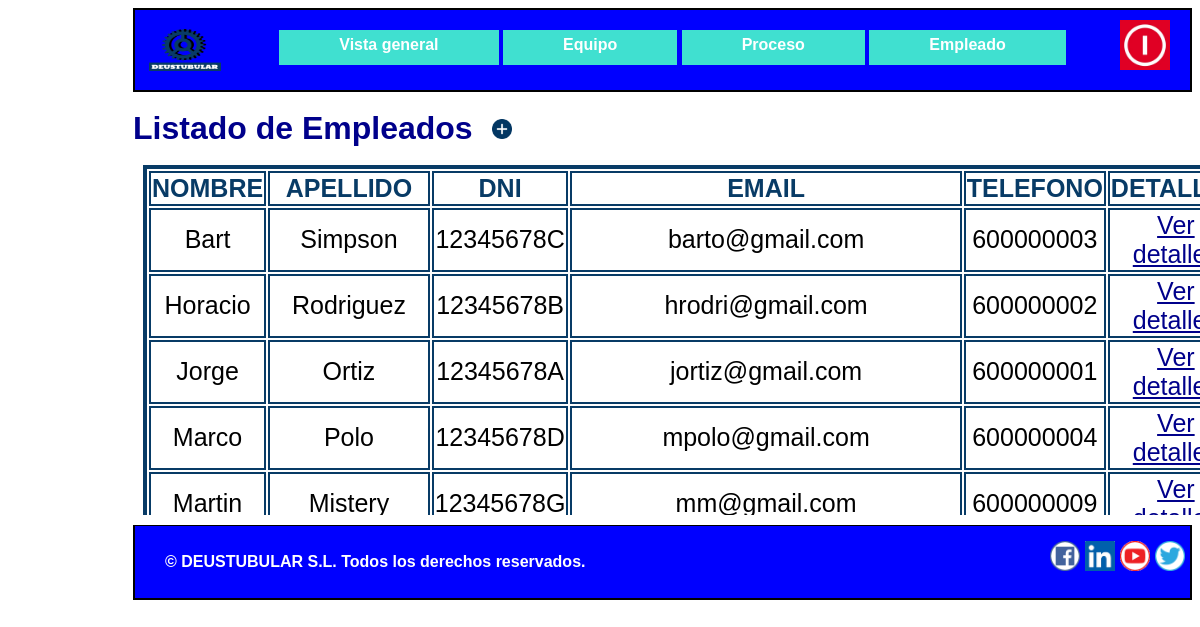
Before: /appGestion_de_la_produccion/responsable/empleado/ with the older database file.
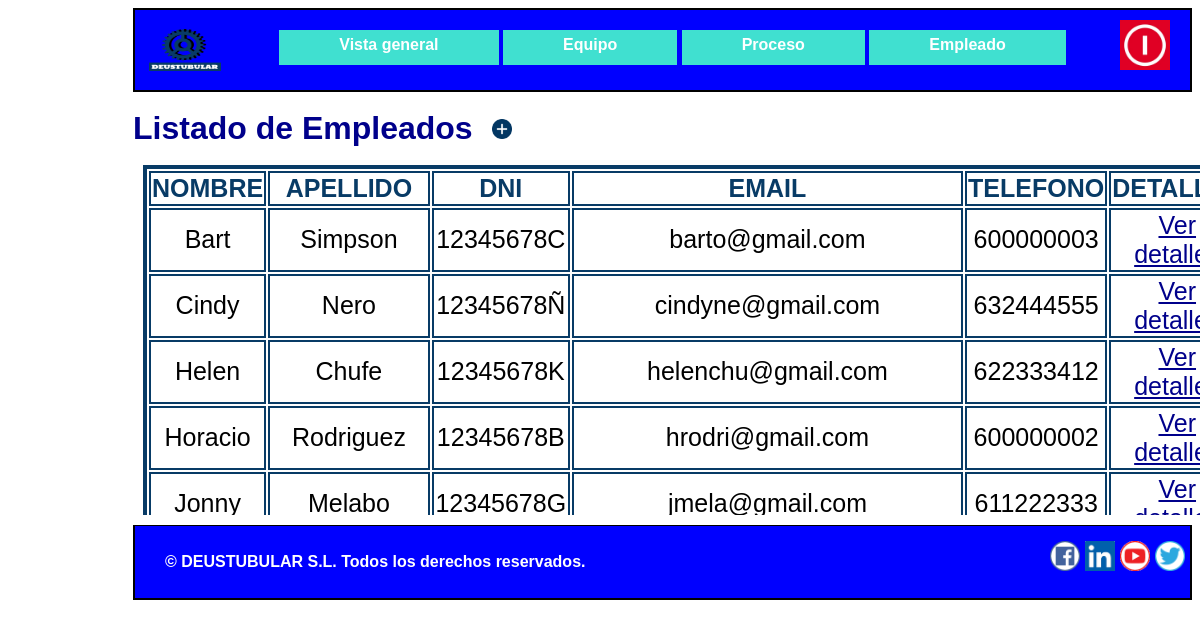
After: the same page with the newer database file.
### appGestion_de_la_produccion/models.py (models this page shows, shortened)
class Empleado(models.Model):
    nombre = models.CharField(max_length=50)
    DNI = models.CharField(max_length=9)
    apellido = models.CharField(max_length=50)
    email = models.EmailField(max_length=100)
    telefono = models.IntegerField()
    responsable=models.BooleanField()

### appGestion_de_la_produccion/views.py (the view)
# urls.py: path('responsable/empleado/', views.lista_empleados, name='lista_empleados'),
def lista_empleados(request):
    empleado = Empleado.objects.order_by("nombre")
    context = {"lista_empleados": empleado}
    return render(request, "Empleado.html", context)

### appGestion_de_la_produccion/templates/Empleado.html
{% extends "PlantillaHeaderFooter.html"%}
{% block contenido %}
<h1>Listado de Empleados <a class="añadir" href="/appGestion_de_la_produccion/responsable/empleadoform" title="Añadir nuevo empleado"><img
        src="/static/Imagenes/añadir.png" width="20" height="20"></a> </h1>
<div class="tablasueltas">
<table id="cosadeempleado">
    <thead>
    <tr class="cosadeempleado">
        <td class="cosadeempleado"> <b> NOMBRE</b> </td>
        <td class="cosadeempleado"> <b> APELLIDO</b> </td>
        <td class="cosadeempleado"> <b> DNI </b> </td>
        <td class="cosadeempleado"> <b> EMAIL</b> </td>
        <td class="cosadeempleado"> <b> TELEFONO</b> </td>
        <td class="cosadeempleado"> <b> DETALLES</b> </td>
    </tr>
    </thead>
    {% for Empleado in lista_empleados %}
    <tr class="cosadeempleado">
        <td class="cosadeempleado">{{ Empleado.nombre}}</td>
        <td class="cosadeempleado">{{ Empleado.apellido }}</td>
        <td class="cosadeempleado">{{ Empleado.DNI }}</td>
        <td class="cosadeempleado">{{ Empleado.email }}</td>
        <td class="cosadeempleado">{{ Empleado.telefono }}</td>
        <td class="cosadeempleado"><a href="/appGestion_de_la_produccion/responsable/empleado/{{ Empleado.id }}" title="Detalles">Ver detalles</a></td>
    </tr>
    {% endfor %}
</table>
</div>
{% endblock %}

### appGestion_de_la_produccion/templates/PlantillaHeaderFooter.html (shortened to what this page needs)
{% load static%}
<html lang="en">
<head>
    <link rel="stylesheet" href="{% static 'stylesheet.css' %}">
</head>
<body>
<header>
    <nav id="navgrande">
        <a class="enlaceaicono" href="/appGestion_de_la_produccion/responsable/" title="Volver a inicio"> <img
                src="/static/Imagenes/Deustubular.png" width="80" height="60"></a>
        <a class="header" href="/appGestion_de_la_produccion/responsable/">Vista general</a>
        <a class="header" href="/appGestion_de_la_produccion/responsable/equipo/">Equipo</a>
        <a class="header" href="/appGestion_de_la_produccion/responsable/proceso/">Proceso</a>
        <a class="header" href="/appGestion_de_la_produccion/responsable/empleado/">Empleado</a>
        <a class="volver" href="/appGestion_de_la_produccion" title="Volver a inicio"> <img
                src="/static/Imagenes/Inicio.png" width="50" height="50"></a>
    </nav>
</header>
{% block contenido %} {% endblock %}
<footer>
    <a class="enlacesfooter" href="https://twitter.com" target="_blank" title="Síguenos en twitter"> <img
            src="/static/Imagenes/twitter.png" width="30" height="30"></a>
    <a class="enlacesfooter" href="https://www.youtube.com" target="_blank"
       title="No olvides visitar nuestro canal de you tube"> <img src="/static/Imagenes/youtube.png" width="30" height="30"></a>
    <a class="enlacesfooter" href="https://www.linkedin.com" target="_blank" title="También estamos en LinkedIn"> <img
            src="/static/Imagenes/linkedin.png" width="30" height="30"></a>
    <a class="enlacesfooter" href="https://www.facebook.com" target="_blank" title="Dale like en facebook"> <img
            src="/static/Imagenes/facebook.png" width="30" height="30"></a>
    <p class="textofooter">© DEUSTUBULAR S.L. Todos los derechos reservados.</p>
</footer>
</body>
</html>

### appGestion_de_la_produccion/static/stylesheet.css (style rules this page uses)
* { box-sizing: border-box; }
html { font-family: Arial, Helvetica, sans-serif; max-width: 1100px; font-weight: bold; background-color:white; margin-left: 125px; }
body { line-height: 30px; font-size: 16px; }
h1, h2, h3, legend { color: darkblue; }
a { color: darkblue; }
#navgrande { background-color: blue; border-top: 2px solid black; border-left: 2px solid black; border-right: 2px solid black; border-bottom: 2px solid black; text-align: center; padding-bottom: 25px; padding-top: 10px; }
thead { color: rgb(8,59,102); }
.header { margin-top:10px; height: 35px; color: white; padding-left: 60px; padding-right: 60px; background-color: turquoise; display:inline-block; text-decoration:none; }
footer { padding-top: 5px; padding-bottom: 5px; padding-left: 30px; background-color: blue; border-bottom: 2px solid black; border-left: 2px solid black; border-right: 2px solid black; border-top: 1px solid black; margin-top:10px }
.enlacesfooter { float:right; padding-top: 10px; padding-right:5px; }
.textofooter { color: white; }
.enlaceaicono { margin-left: 10px; float: left; }
.cosadeempleado { border:2px solid rgb(8,59,102); font-size:25px; margin-right:20px; text-align:center; }
#cosadeempleado { border:4px solid rgb(8,59,102); margin-left:10px; margin-bottom:40px; }
.tablasueltas { height:350px; width:1100px; overflow-y:scroll; }
.tabladetalles tbody,td,th { border:2px solid rgb(8,59,102); }
.volver { margin-right:20px; float: right; float: bottom: }
.añadir { margin-left:10px; }

Changed rows visible on the page:
no longer on this page (row unchanged): Empleado: nombre "Jorge", apellido "Ortiz", DNI "12345678A", email "jortiz@gmail.com", telefono "600000001"
no longer on this page (row unchanged): Empleado: nombre "Marco", apellido "Polo", DNI "12345678D", email "mpolo@gmail.com", telefono "600000004"
no longer on this page (row unchanged): Empleado: nombre "Martin", apellido "Mistery", DNI "12345678G", email "mm@gmail.com", telefono "600000009"
added Empleado: nombre "Cindy", apellido "Nero", DNI "12345678Ñ", email "cindyne@gmail.com", telefono "632444555"
added Empleado: nombre "Helen", apellido "Chufe", DNI "12345678K", email "helenchu@gmail.com", telefono "622333412"
added Empleado: nombre "Jonny", apellido "Melabo", DNI "12345678G", email "jmela@gmail.com", telefono "611222333"
